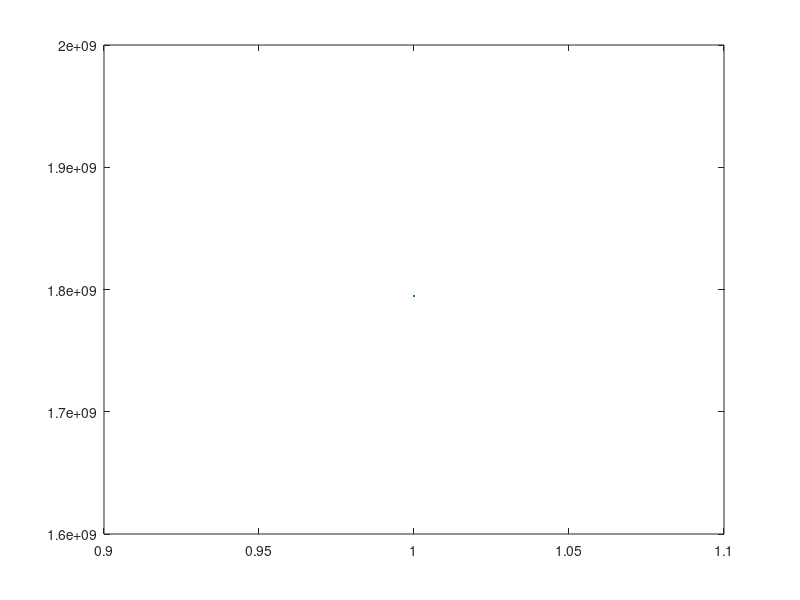

MATLAB code to generate this figure: (Note: this script raises an error after producing the figure.)
file_read = fopen('ASTAR_Statistics.txt','r');

i =0;

a = 0;

while (i == 0)

file_line = fgetl(file_read);


if file_line != -1


if a >=2

space = findstr(file_line,"\t");
city_time = [str2num(file_line(1:space(1))) str2num(file_line(space(1)+2:space(3)))];
city_space = [str2num(file_line(1:space(1))) str2num(file_line(space(3)+2:length(file_line)))];

time(a-1,1) = city_time(1);
time(a-1,2) =  city_time(2);
mem(a-1,1)= city_space(1);
mem(a-1,2)= city_space(2);
endif

a = a +1;

else
i = 1;
endif

endwhile

plot(time)
plot(mem)
